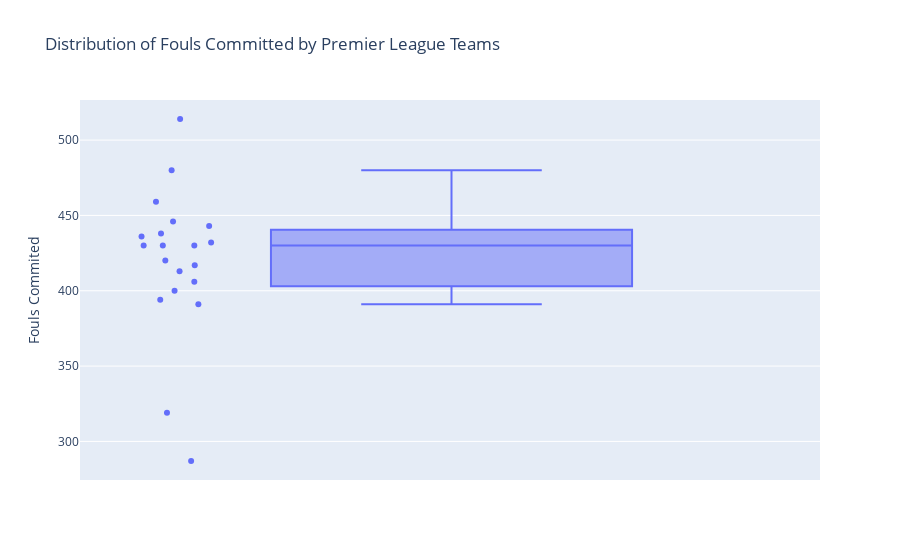

Notebook code cell kept with this figure:
### Code cell
fig = px.box(df_team_fouls,
             y='Fouls Commited',
             points='all',
             hover_data=["Team"],
             title='Distribution of Fouls Committed by Premier League Teams')
fig.write_image('C:/Users/rayha/Documents/Football Data Analysis/images/fouls_committed_box.png')
fig.show()

### Figure 1 — Plotly figure (JSON) as saved in the notebook; plotly's stock layout.template omitted (floating-point values rounded to 4 significant figures)
{"data": [{"alignmentgroup": "True", "boxpoints": "all", "customdata": [["Arsenal"], ["Aston Villa"], ["Bournemouth"], ["Brentford"], ["Brighton"], ["Chelsea"], ["Crystal Palace"], ["Everton"], ["Fulham"], ["Ipswich"], ["Leicester"], ["Liverpool"], ["Man City"], ["Man United"], ["Newcastle"], ["Nott'm Forest"], ["Southampton"], ["Tottenham"], ["West Ham"], ["Wolves"]], "hovertemplate": "Fouls Commited=%{y}<br>Team=%{customdata[0]}<extra></extra>", "legendgroup": "", "marker": {"color": "#636efa"}, "name": "", "notched": false, "offsetgroup": "", "orientation": "v", "showlegend": false, "type": "box", "x0": " ", "xaxis": "x", "y": [400, 406, 514, 319, 438, 436, 417, 430, 432, 430, 420, 430, 287, 413, 394, 391, 459, 446, 443, 480], "y0": " ", "yaxis": "y"}], "layout": {"boxmode": "group", "legend": {"tracegroupgap": 0}, "title": {"text": "Distribution of Fouls Committed by Premier League Teams"}, "xaxis": {"anchor": "y", "domain": [0, 1]}, "yaxis": {"anchor": "x", "domain": [0, 1], "title": {"text": "Fouls Commited"}}}}
